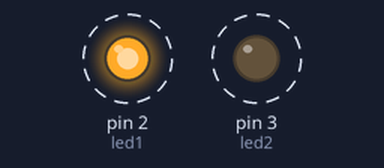
The sketch below on a simulated Arduino Uno, built with avr-gcc and run on an emulated ATmega328P. Parts: output pins drawn as LEDs (lit = HIGH). Dashed ring = blinking.

Above: at 0.2 s.
Timing chart, 0 to 3.0 s (numbered marks = the images above):
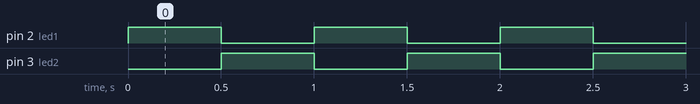

The sketch:

led_blinking_raiot_day2.ino
```cpp
// in this program we will blink multiple leds, here we have taken 2, we can adjust the code according to the nnumber of leds
// the led will glow for the delay time that is 500 milliseconds and then it will turn off then the other led will glow this pattern will continue in loop
// here we are using pin 2 and pin 3 digital pins for the leds
// Define the pin numbers for the LEDs
int led1 = 2;  // LED 1 connected to pin 2
int led2 = 3;  // LED 2 connected to pin 3
// int led3 = 4;  // LED 3 connected to pin 4

// Set a delay time in milliseconds
int delayTime = 500;  // 500ms = 0.5 second delay between LEDs

void setup() {
  // Set the LED pins as output
  pinMode(led1, OUTPUT);
  pinMode(led2, OUTPUT);
  // pinMode(led3, OUTPUT);
}

void loop() {
  // Turn on LED 1, then off
  digitalWrite(led1, HIGH);
  delay(delayTime);
  digitalWrite(led1, LOW);

  // Turn on LED 2, then off
  digitalWrite(led2, HIGH);
  delay(delayTime);
  digitalWrite(led2, LOW);


}
```

Measured:
- by itself, pin 2 (led1), pin 3 (led2): alternates HIGH for 0.50 s and LOW for 0.50 s
- by itself, everything shown: repeats every 1.0 s, in 3 steps
